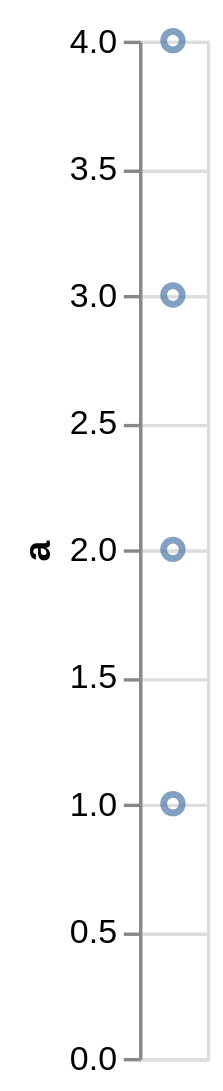

Source (Vega-Lite JSON):
### Vega-Lite specification from a JSON file in a GitHub repository (floating-point values rounded to 4 significant figures)
{"$schema": "https://vega.github.io/schema/vega-lite/v4.json", "data": {"values": "a\n1\n2\n3\n4", "format": {"type": "csv"}}, "mark": "point", "encoding": {"y": {"field": "a", "type": "quantitative"}}}
